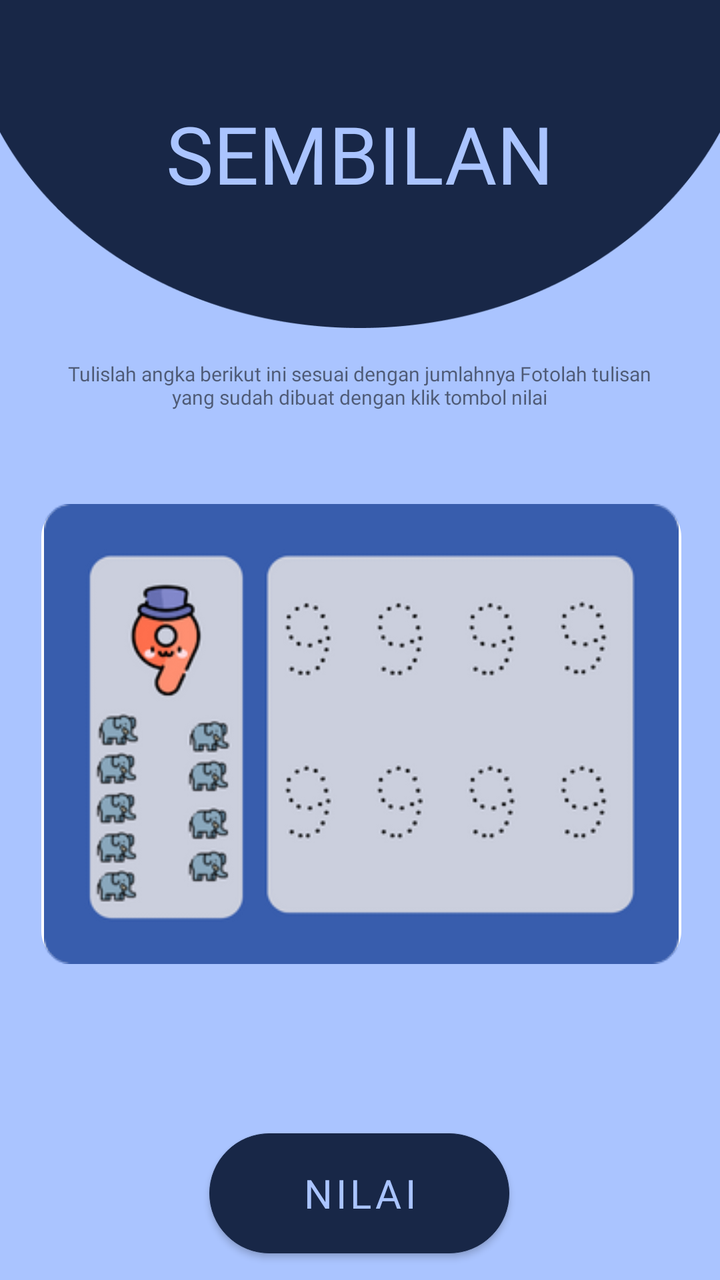
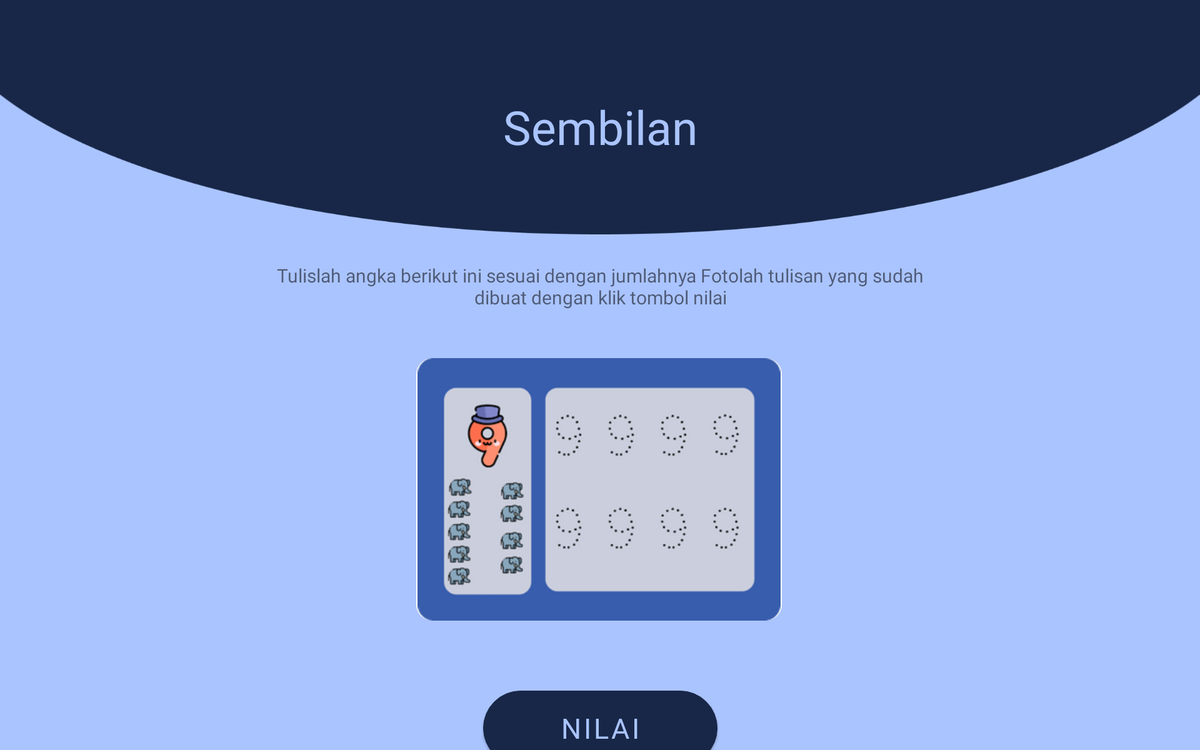

An Android layout and its configuration variant, each rendered on a device that would load it. The default file and the variant file are quoted in full after the pictures.
<!-- AndroidManifest.xml: application theme Theme.MLWithTensorFlowLite -->
<!-- res/layout/sembilan.xml -->
<?xml version="1.0" encoding="utf-8"?>
<androidx.constraintlayout.widget.ConstraintLayout xmlns:android="http://schemas.android.com/apk/res/android"
    xmlns:app="http://schemas.android.com/apk/res-auto"
    xmlns:tools="http://schemas.android.com/tools"
    android:id="@+id/relativeLayout3"
    android:layout_width="match_parent"
    android:layout_height="match_parent"
    android:background="@color/purple_700"
    tools:context=".MainActivity">


    <ImageView
        android:id="@+id/temaSembilan"
        android:layout_width="match_parent"
        android:layout_height="wrap_content"
        android:adjustViewBounds="true"
        android:scaleType="fitXY"
        app:layout_constraintStart_toStartOf="parent"
        app:layout_constraintTop_toTopOf="parent"
        app:srcCompat="@drawable/tema" />

    <TextView
        android:layout_width="match_parent"
        android:layout_height="100dp"
        android:fontFamily="@font/lemonadabold"
        android:text="SEMBILAN"
        android:textAlignment="center"
        android:textColor="@color/purple_700"
        android:textSize="40sp"
        app:layout_constraintBottom_toBottomOf="@+id/temaSembilan"
        app:layout_constraintEnd_toEndOf="parent"
        app:layout_constraintHorizontal_bias="1.0"
        app:layout_constraintStart_toStartOf="parent"
        app:layout_constraintTop_toTopOf="@+id/temaSembilan"
        app:layout_constraintVertical_bias="0.781" />

    <Button
        android:id="@+id/kembaliSembilan"
        android:layout_width="50dp"
        android:layout_height="wrap_content"
        android:layout_marginLeft="10dp"
        android:layout_marginTop="20dp"
        android:background="@drawable/ic_baseline_arrow_back_24"
        android:theme="@style/arrow"
        app:layout_constraintStart_toStartOf="parent"
        app:layout_constraintTop_toTopOf="parent"
        tools:layout_editor_absoluteX="138dp"
        tools:layout_editor_absoluteY="231dp" />

    <TextView
        android:id="@+id/Instruksi"
        android:layout_width="312dp"
        android:layout_height="62dp"
        android:layout_marginTop="16dp"
        android:bottomLeftRadius="15dp"
        android:bottomRightRadius="15dp"
        android:fontFamily="@font/lemonadabold"
        android:text="Tulislah angka berikut ini sesuai dengan jumlahnya Fotolah tulisan yang sudah dibuat dengan klik tombol nilai"
        android:textAlignment="center"
        android:textSize="10dp"
        app:layout_constraintEnd_toEndOf="parent"
        app:layout_constraintHorizontal_bias="0.494"
        app:layout_constraintStart_toStartOf="parent"
        app:layout_constraintTop_toBottomOf="@+id/temaSembilan"
        tools:ignore="MissingConstraints" />

    <ImageView
        android:id="@+id/imageViewSembilan"
        android:layout_width="320sp"
        android:layout_height="230sp"
        android:layout_marginStart="21dp"
        android:layout_marginTop="10dp"
        android:layout_marginEnd="20dp"
        android:background="@drawable/image_border"
        android:bottomLeftRadius="15dp"
        android:bottomRightRadius="15dp"
        app:layout_constraintEnd_toEndOf="parent"
        app:layout_constraintStart_toStartOf="parent"
        app:layout_constraintTop_toBottomOf="@+id/Instruksi"
        app:srcCompat="@drawable/lan" />

    <Button
        android:id="@+id/buttonSembilan"
        android:layout_width="150dp"
        android:layout_height="60dp"
        android:layout_marginTop="5dp"
        android:background="@drawable/button"
        android:backgroundTint="@color/purple_200"
        android:fontFamily="@font/lemonadabold"
        android:text="Nilai"
        android:textColor="@color/purple_700"
        android:textSize="20sp"
        android:theme="@style/button2"
        app:layout_constraintBottom_toBottomOf="parent"
        app:layout_constraintEnd_toEndOf="parent"
        app:layout_constraintHorizontal_bias="0.498"
        app:layout_constraintStart_toStartOf="parent"
        app:layout_constraintTop_toBottomOf="@+id/confidenceSembilan"
        app:layout_constraintVertical_bias="0.0" />

    <TextView
        android:id="@+id/resultSembilan"
        android:layout_width="wrap_content"
        android:layout_height="wrap_content"
        android:layout_marginTop="5dp"
        android:text=""
        android:textColor="@color/purple_700"
        android:textSize="30sp"
        android:textStyle="bold"
        app:layout_constraintLeft_toLeftOf="parent"
        app:layout_constraintRight_toRightOf="parent"
        app:layout_constraintTop_toBottomOf="@+id/imageViewSembilan" />

    <TextView
        android:id="@+id/confidenceSembilan"
        android:layout_width="wrap_content"
        android:layout_height="wrap_content"
        android:layout_marginTop="5sp"
        android:text=""
        android:textColor="@color/purple_200"
        android:textSize="22sp"
        android:textStyle="bold"
        app:layout_constraintEnd_toEndOf="parent"
        app:layout_constraintHorizontal_bias="0.498"
        app:layout_constraintLeft_toLeftOf="parent"
        app:layout_constraintRight_toRightOf="parent"
        app:layout_constraintStart_toStartOf="parent"
        app:layout_constraintTop_toBottomOf="@+id/resultSembilan" />

    <TextView
        android:id="@+id/confidencesTextSembilan"
        android:layout_width="wrap_content"
        android:layout_height="wrap_content"
        android:layout_marginTop="10sp"
        android:text="Confidences:"
        android:textSize="20sp"
        android:textStyle="bold"
        android:visibility="gone"
        app:layout_constraintLeft_toLeftOf="parent"
        app:layout_constraintRight_toRightOf="parent"
        app:layout_constraintTop_toBottomOf="@+id/confidenceSembilan" />


</androidx.constraintlayout.widget.ConstraintLayout>
<!-- resources referenced by this layout -->
<resources>
  <color name="purple_200">#182747</color>
  <color name="purple_700">#AAC4FF</color>
  <!-- drawable button (drawable) -->
  <?xml version="1.0" encoding="utf-8" ?>
  <selector xmlns:android="http://schemas.android.com/apk/res/android">
      <item android:state_pressed="false" >
          <shape>
              <solid
                  android:color="@color/purple_500" />
              <stroke
                  android:width="1px"
                  android:color="@color/purple_500" />
              <corners android:radius="50dp" />
          </shape>
      </item>
      <item android:state_pressed="true" >
          <shape>
              <solid
                  android:color="@color/purple_700" />
              <stroke
                  android:width="1px"
                  android:color="@color/purple_700" />
              <corners android:radius="50dp" />
          </shape>
      </item>
  </selector>
  <!-- drawable image_border (drawable) -->
  <?xml version="1.0" encoding="utf-8"?>
  <shape xmlns:android="http://schemas.android.com/apk/res/android"
      android:shape="rectangle"
      >
      <corners
          android:topLeftRadius="15dp"
          android:topRightRadius="15dp"
          android:bottomLeftRadius="15dp"
          android:bottomRightRadius="15dp"/>
      <stroke
          android:color="@color/white"
          android:width="3dp"
          />
      <solid
          android:color="#FFFFFF"
          android:alpha="0.2"
  
          />
  
  
  </shape>
  <!-- drawable lan: png bitmap (drawable, 30574 bytes) -->
  <!-- drawable tema: png bitmap (drawable, 8744 bytes) -->
  <style name="arrow" parent="Theme.MaterialComponents.DayNight.DarkActionBar">
          
          <item name="colorPrimary">#000000</item>
          <item name="colorPrimaryVariant">@color/black</item>
          <item name="colorOnPrimary">@color/purple_200</item>
          
          <item name="colorSecondary">@color/teal_200</item>
          <item name="colorSecondaryVariant">@color/teal_700</item>
          <item name="colorOnSecondary">@color/purple_500</item>
          
          <item name="android:statusBarColor" tools:targetApi="l">?attr/colorPrimaryVariant</item>
          
      </style>
  <style name="button2" parent="Theme.MaterialComponents.DayNight.DarkActionBar">
          
          <item name="colorPrimary">@color/purple_200</item>
          <item name="colorPrimaryVariant">@color/purple_200</item>
          <item name="colorOnPrimary">@color/purple_200</item>
          
          <item name="colorSecondary">@color/teal_200</item>
          <item name="colorSecondaryVariant">@color/teal_700</item>
          <item name="colorOnSecondary">@color/purple_500</item>
          
          <item name="android:statusBarColor" tools:targetApi="l">?attr/colorPrimaryVariant</item>
          
      </style>
  <style name="Theme.MLWithTensorFlowLite" parent="Theme.MaterialComponents.DayNight.NoActionBar">
          
          <item name="colorPrimary">@color/purple_200</item>
          <item name="colorPrimaryVariant">@color/purple_200</item>
          <item name="colorOnPrimary">@color/purple_200</item>
          
          <item name="colorSecondary">@color/teal_200</item>
          <item name="colorSecondaryVariant">@color/teal_700</item>
          <item name="colorOnSecondary">@color/purple_500</item>
          
          <item name="android:statusBarColor" tools:targetApi="l">?attr/colorPrimaryVariant</item>
          
      </style>
  <color name="purple_500">#87A2FB</color>
  <color name="white">#FFFFFFFF</color>
  <color name="black">#29AAD2</color>
  <color name="teal_200">#FF03DAC5</color>
  <color name="teal_700">#FF018786</color>
</resources>
<!-- res/layout-sw720dp/sembilan.xml (the repository's variant of the layout above) -->
<!-- drawn on a large tablet held sideways -->
<?xml version="1.0" encoding="utf-8"?>
<androidx.constraintlayout.widget.ConstraintLayout xmlns:android="http://schemas.android.com/apk/res/android"
    xmlns:app="http://schemas.android.com/apk/res-auto"
    xmlns:tools="http://schemas.android.com/tools"
    android:id="@+id/relativeLayout3"
    android:layout_width="match_parent"
    android:layout_height="match_parent"
    android:background="@color/purple_700"
    tools:context=".MainActivity">


    <ImageView
        android:id="@+id/temaSembilan"
        android:layout_width="match_parent"
        android:layout_height="250dp"
        android:adjustViewBounds="true"
        android:scaleType="fitXY"
        app:layout_constraintStart_toStartOf="parent"
        app:layout_constraintTop_toTopOf="parent"
        app:srcCompat="@drawable/tema" />

    <TextView
        android:id="@+id/textView2"
        android:layout_width="match_parent"
        android:layout_height="120dp"
        android:fontFamily="@font/lemonadabold"
        android:text="Sembilan"
        android:textAlignment="center"
        android:textColor="@color/purple_700"
        android:textSize="50sp"
        app:layout_constraintBottom_toBottomOf="@+id/temaSembilan"
        app:layout_constraintEnd_toEndOf="parent"
        app:layout_constraintHorizontal_bias="1.0"
        app:layout_constraintStart_toStartOf="parent"
        app:layout_constraintTop_toTopOf="@+id/temaSembilan"
        app:layout_constraintVertical_bias="0.781" />

    <Button
        android:id="@+id/kembaliSembilan"
        android:layout_width="50dp"
        android:layout_height="wrap_content"
        android:layout_marginLeft="10dp"
        android:layout_marginTop="20dp"
        android:background="@drawable/ic_baseline_arrow_back_24"
        android:theme="@style/arrow"
        app:layout_constraintStart_toStartOf="parent"
        app:layout_constraintTop_toTopOf="parent"
        tools:layout_editor_absoluteX="138dp"
        tools:layout_editor_absoluteY="231dp" />

    <TextView
        android:id="@+id/Instruksi"
        android:layout_width="747dp"
        android:layout_height="82dp"
        android:layout_marginTop="30dp"
        android:bottomLeftRadius="15dp"
        android:bottomRightRadius="15dp"
        android:fontFamily="@font/lemonadabold"
        android:text="Tulislah angka berikut ini sesuai dengan jumlahnya Fotolah tulisan yang sudah dibuat dengan klik tombol nilai"
        android:textAlignment="center"
        android:textSize="20dp"
        app:layout_constraintEnd_toEndOf="parent"
        app:layout_constraintStart_toStartOf="parent"
        app:layout_constraintTop_toBottomOf="@+id/temaSembilan"
        tools:ignore="MissingConstraints" />
    <ImageView
        android:id="@+id/imageViewSembilan"
        android:layout_width="390dp"
        android:layout_height="280dp"
        android:layout_marginStart="21dp"
        android:layout_marginEnd="20dp"
        android:background="@drawable/image_border"
        android:bottomLeftRadius="15dp"
        android:bottomRightRadius="15dp"
        app:layout_constraintBottom_toBottomOf="parent"
        app:layout_constraintEnd_toEndOf="parent"
        app:layout_constraintHorizontal_bias="0.498"
        app:layout_constraintStart_toStartOf="parent"
        app:layout_constraintTop_toBottomOf="@+id/Instruksi"
        app:layout_constraintVertical_bias="0.126"
        app:srcCompat="@drawable/lan" />

    <Button
        android:id="@+id/buttonSembilan"
        android:layout_width="250dp"
        android:layout_height="80dp"
        android:layout_marginTop="10dp"
        android:background="@drawable/button"
        android:backgroundTint="@color/purple_200"
        android:fontFamily="@font/lemonadabold"
        android:text="Nilai"
        android:textColor="@color/purple_700"
        android:textSize="30sp"
        android:theme="@style/button2"
        app:layout_constraintBottom_toBottomOf="parent"
        app:layout_constraintEnd_toEndOf="parent"
        app:layout_constraintStart_toStartOf="parent"
        app:layout_constraintTop_toBottomOf="@+id/confidenceSembilan" />

    <TextView
        android:id="@+id/resultSembilan"
        android:layout_width="wrap_content"
        android:layout_height="wrap_content"
        android:layout_marginTop="5dp"
        android:text=""
        android:textColor="@color/purple_700"
        android:textSize="30sp"
        android:textStyle="bold"
        app:layout_constraintLeft_toLeftOf="parent"
        app:layout_constraintRight_toRightOf="parent"
        app:layout_constraintTop_toBottomOf="@+id/imageViewSembilan" />

    <TextView
        android:id="@+id/confidenceSembilan"
        android:layout_width="wrap_content"
        android:layout_height="wrap_content"
        android:layout_marginTop="5sp"
        android:text=""
        android:textColor="@color/purple_200"
        android:textSize="22sp"
        android:textStyle="bold"
        app:layout_constraintEnd_toEndOf="parent"
        app:layout_constraintHorizontal_bias="0.498"
        app:layout_constraintLeft_toLeftOf="parent"
        app:layout_constraintRight_toRightOf="parent"
        app:layout_constraintStart_toStartOf="parent"
        app:layout_constraintTop_toBottomOf="@+id/resultSembilan" />

    <TextView
        android:id="@+id/confidencesTextSembilan"
        android:layout_width="wrap_content"
        android:layout_height="wrap_content"
        android:layout_marginTop="5sp"
        android:text="Confidences:"
        android:textSize="20sp"
        android:textStyle="bold"
        android:visibility="gone"
        app:layout_constraintLeft_toLeftOf="parent"
        app:layout_constraintRight_toRightOf="parent"
        app:layout_constraintTop_toBottomOf="@+id/confidenceSembilan" />


</androidx.constraintlayout.widget.ConstraintLayout>
